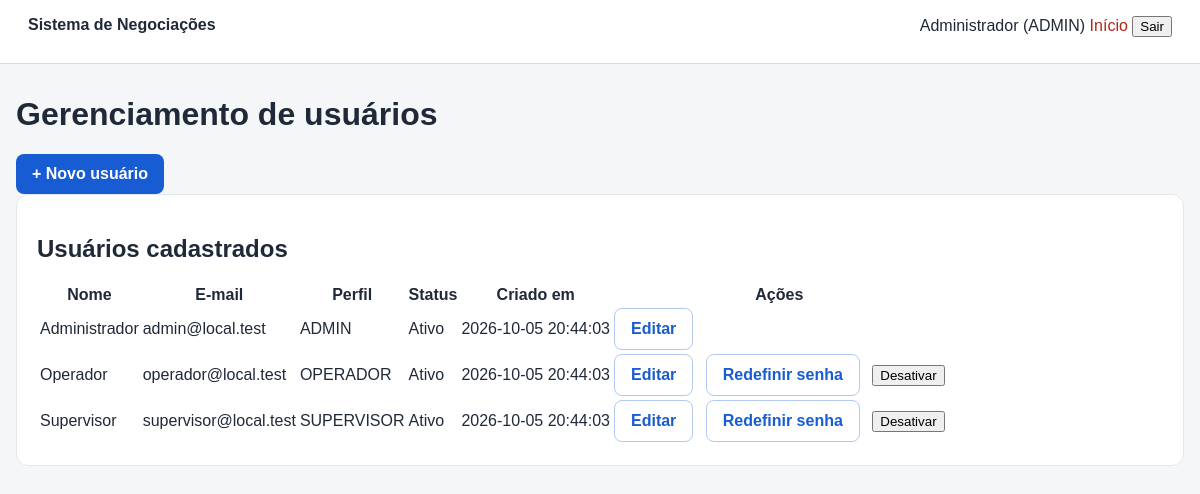
/usuarios.php (signed in), run on the app's committed database.
### tables this page shows
CREATE TABLE IF NOT EXISTS usuarios (
    id INT UNSIGNED AUTO_INCREMENT PRIMARY KEY,
    nome VARCHAR(120) NOT NULL,
    email VARCHAR(150) NOT NULL UNIQUE,
    senha VARCHAR(255) NOT NULL,
    perfil_id INT UNSIGNED NOT NULL,
    ativo TINYINT(1) NOT NULL DEFAULT 1,
    precisa_trocar_senha TINYINT(1) NOT NULL DEFAULT 0,

    criado_em TIMESTAMP DEFAULT CURRENT_TIMESTAMP,

    atualizado_em TIMESTAMP DEFAULT CURRENT_TIMESTAMP
        ON UPDATE CURRENT_TIMESTAMP,

    FOREIGN KEY (perfil_id)
        REFERENCES perfis(id)
);

CREATE TABLE IF NOT EXISTS perfis (
    id INT UNSIGNED AUTO_INCREMENT PRIMARY KEY,
    nome VARCHAR(30) NOT NULL UNIQUE
);

### config/auth.php (called while the page is built, shortened)
<?php
function usuarioAtual(): ?array { return $_SESSION['usuario'] ?? null; }

### config/database.php (called while the page is built, shortened)
<?php
function db(): PDO
{
    static $pdo = null;
    $host = '127.0.0.1';
    $port = '3306';
    $name = 'negociacoes';
    $user = 'root';
    $pass = '';
    try {
        $pdo = new PDO(
            "mysql:host=$host;port=$port;dbname=$name;charset=utf8mb4",
            $user, $pass,
            [
                PDO::ATTR_ERRMODE => PDO::ERRMODE_EXCEPTION,
                PDO::ATTR_DEFAULT_FETCH_MODE => PDO::FETCH_ASSOC,
                PDO::ATTR_EMULATE_PREPARES => false
            ]
        );
    } catch (PDOException $e) {
        die('<h2>Erro ao conectar ao MySQL</h2><p>Confirme se o MySQL está iniciado no XAMPP e se o banco <strong>negociacoes</strong> existe.</p><pre>'.htmlspecialchars($e->getMessage()).'</pre>');
    }
    return $pdo;
}

### config/bootstrap.php (called while the page is built, shortened)
<?php
require_once __DIR__.'/database.php';
require_once __DIR__.'/auth.php';
function e(?string $v): string { return htmlspecialchars($v ?? '',ENT_QUOTES,'UTF-8'); }

### usuarios.php (the view, shortened to what this page needs)
<?php
require_once __DIR__ . '/config/bootstrap.php';
$usuarioAtual = usuarioAtual();
$stmt = db()->query("
    SELECT
        u.id,
        u.nome,
        u.email,
        p.nome AS perfil,
        u.ativo,
        u.criado_em,
        u.atualizado_em
    FROM usuarios u
    INNER JOIN perfis p ON p.id = u.perfil_id
    ORDER BY u.nome ASC
");
$usuarios = $stmt->fetchAll();
?>
<!DOCTYPE html>
<html lang="pt-BR">
<head>
    <link
        rel="stylesheet"
        href="assets/style.css"
    >
</head>
<body>
<header class="topbar">
    <div>
        <strong>Sistema de Negociações</strong>
    </div>
    <div>
        <span>
            <?= e($usuarioAtual['nome']) ?>
            (<?= e($usuarioAtual['perfil']) ?>)
        </span>
        <a href="index.php">Início</a>
        <form
            method="post"
            action="logout.php"
            style="display:inline;"
        >
            <button type="submit">
                Sair
            </button>
        </form>
    </div>
</header>
<main class="container">
    <h1>Gerenciamento de usuários</h1>
    <a
    href="novo_usuario.php"
    class="button"
>
    + Novo usuário
</a>
    <section class="panel">
        <h2>Usuários cadastrados</h2>
        <?php if (count($usuarios) === 0): ?>
            <p>Nenhum usuário cadastrado.</p>
        <?php else: ?>
            <div style="overflow-x:auto;">
               <table>
    <thead>
        <tr>
            <th>Nome</th>
            <th>E-mail</th>
            <th>Perfil</th>
            <th>Status</th>
            <th>Criado em</th>
            <th>Ações</th>
        </tr>
    </thead>
    <tbody>
        <?php foreach ($usuarios as $usuario): ?>
            <tr>
                <td>
                    <?= e($usuario['nome']) ?>
                </td>
                <td>
                    <?= e($usuario['email']) ?>
                </td>
                <td>
                    <?= e($usuario['perfil']) ?>
                </td>
                <td>
                    <?php if ((int)$usuario['ativo'] === 1): ?>
                        Ativo
                    <?php else: ?>
                        Inativo
                    <?php endif; ?>
                </td>
                <td>
                    <?= e($usuario['criado_em']) ?>
                </td>
                <td>
    <a
        href="editar_usuario.php?id=<?= (int)$usuario['id'] ?>"
        class="button secondary"
    >
        Editar
    </a>
    <?php if ((int)$usuario['id'] !== (int)$usuarioAtual['id']): ?>
        <a
            href="redefinir_senha_usuario.php?id=<?= (int)$usuario['id'] ?>"
            class="button secondary"
        >
            Redefinir senha
        </a>
        <form
            method="POST"
            action="alternar_status_usuario.php"
            style="display:inline;"
        >
            <button type="submit">
                <?= (int)$usuario['ativo'] === 1
                    ? 'Desativar'
                    : 'Ativar'
                ?>
            </button>
        </form>
    <?php endif; ?>
</td>
            </tr>
        <?php endforeach; ?>
    </tbody>
</table>
            </div>
        <?php endif; ?>
    </section>
</main>
</body>
</html>

### assets/style.css (style rules this page uses)
* { box-sizing:border-box }
body { margin:0;font-family:Arial,sans-serif;background:#f4f6f8;color:#1f2937 }
.topbar { min-height:64px;background:white;border-bottom:1px solid #ddd;padding:16px 28px;display:flex;justify-content:space-between;gap:20px }
.topbar a { color:#b42318;text-decoration:none }
.container { width:min(1180px,calc(100% - 32px));margin:32px auto }
.card,.panel,.login-box { background:#fff;border:1px solid #e4e7ec;border-radius:12px;padding:20px }
.button { display:inline-block;background:#175cd3;color:white;border:0;border-radius:8px;padding:11px 16px;text-decoration:none;cursor:pointer;font-weight:bold }
.secondary { background:#fff;color:#175cd3;border:1px solid #b2c8ef;margin-right:8px }

### data on the page
usuarios: nome "Administrador", email "admin@local.test", perfil.nome "ADMIN", ativo "Ativo", criado_em "2026-10-05 20:44:03"
perfis: nome "ADMIN"
usuarios: nome "Operador", email "operador@local.test", perfil.nome "OPERADOR", ativo "Ativo", criado_em "2026-10-05 20:44:03"
usuarios: nome "Supervisor", email "supervisor@local.test", perfil.nome "SUPERVISOR", ativo "Ativo", criado_em "2026-10-05 20:44:03"
